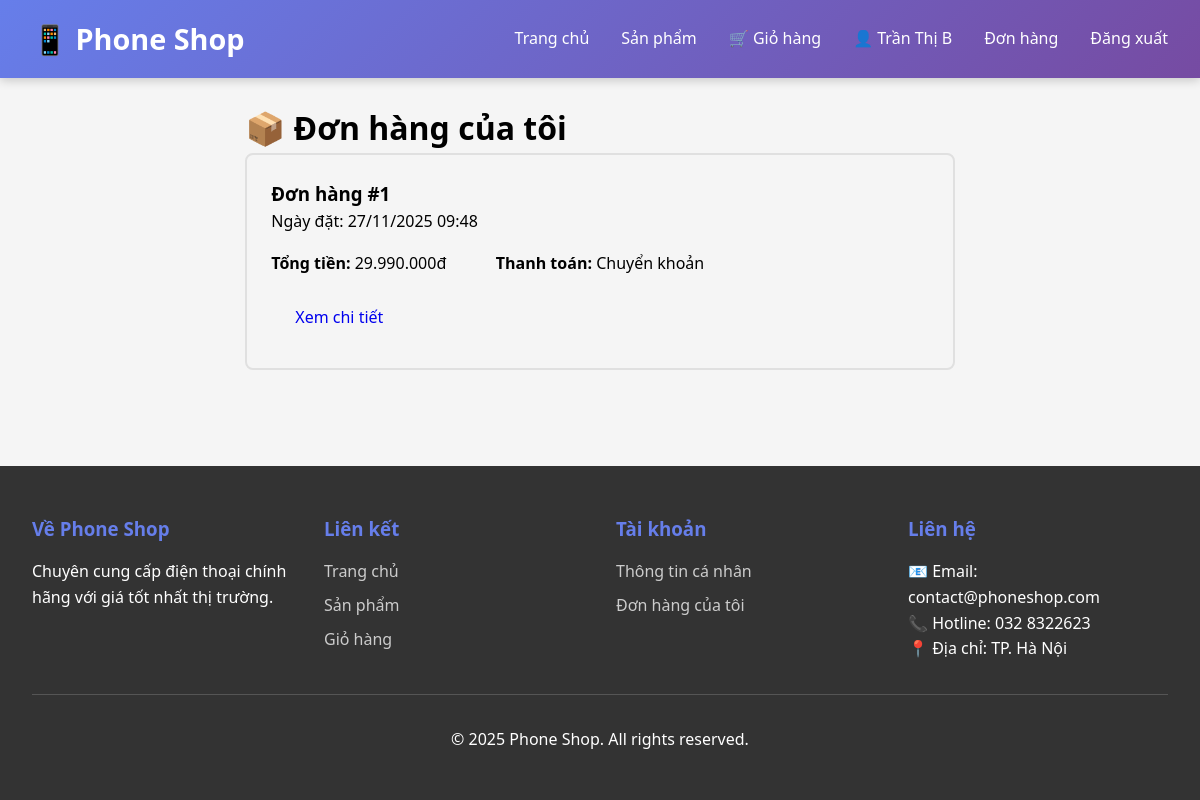
/public/orders (signed in), run on the app's committed database.
### tables this page shows
CREATE TABLE orders (
    id INT AUTO_INCREMENT PRIMARY KEY,
    user_id INT NOT NULL,
    customer_name VARCHAR(100) NOT NULL,
    customer_phone VARCHAR(20) NOT NULL,
    customer_address TEXT NOT NULL,
    total_amount DECIMAL(10, 2) NOT NULL,
    status ENUM('pending', 'processing', 'shipping', 'delivered', 'cancelled') DEFAULT 'pending',
    payment_method VARCHAR(50) DEFAULT 'COD',
    notes TEXT,
    created_at TIMESTAMP DEFAULT CURRENT_TIMESTAMP,
    updated_at TIMESTAMP DEFAULT CURRENT_TIMESTAMP ON UPDATE CURRENT_TIMESTAMP,
    FOREIGN KEY (user_id) REFERENCES users(id) ON DELETE CASCADE,
    INDEX idx_user_id (user_id),
    INDEX idx_status (status),
    INDEX idx_created_at (created_at)
);

### app/Http/Controllers/OrderController.php (called while the page is built, shortened)
<?php
class OrderController
{
    public function myOrders()
    {
        $orderModel = new Order();
        $orders = $orderModel->getUserOrders(getUserId());
        require_once __DIR__ . '/../../../resources/view/orders/index.php';
    }
}

### app/Http/Kernel.php (called while the page is built, shortened)
<?php
class Kernel
{
    protected $routes = [];
    protected $method;
    protected $uri;
    public function __construct()
    {
        $this->routes = require __DIR__ . '/../../routes/web.php';
        $this->method = $_SERVER['REQUEST_METHOD'];
        $this->uri = $this->getUri();
    }
    protected function getUri()
    {
        $uri = $_SERVER['REQUEST_URI'];
        $scriptName = $_SERVER['SCRIPT_NAME'] ?? '/index.php';
        $baseDir = str_replace('\\', '/', dirname($scriptName));
        if ($baseDir !== '/' && $baseDir !== '') {
            if (strpos($uri, $baseDir) === 0) {
                $uri = substr($uri, strlen($baseDir));
            }
        }
        $uri = '/' . trim($uri, '/');
        return $uri;
    }
    public function dispatch()
    {
        $matchedRoute = $this->matchRoute($this->routes[$this->method]);
        list($controllerName, $action) = explode('@', $matchedRoute['handler']);
        $controller = new $controllerClass();
        call_user_func_array([$controller, $action], $matchedRoute['params']);
    }
    protected function matchRoute($routes)
    {
        foreach ($routes as $pattern => $handler) {
            $regex = $this->convertToRegex($pattern);
            if (preg_match($regex, $this->uri, $matches)) {
                array_shift($matches);
                return [
                    'handler' => $handler,
                    'params' => $matches
                ];
            }
        }
        return false;
    }
    protected function convertToRegex($pattern)
    {
        $pattern = preg_replace('/\{([a-zA-Z0-9_]+)\}/', '([^/]+)', $pattern);
        $pattern = str_replace('/', '\/', $pattern);
        return '/^' . $pattern . '$/';
    }
    public function run()
    {
        $this->dispatch();
    }
}

### public/index.php (called while the page is built, shortened)
<?php
require_once __DIR__ . '/../autoload.php';
require_once __DIR__ . '/../app/Http/Kernel.php';
$kernel = new Http\Kernel();
$kernel->run();

### autoload.php (called while the page is built, shortened)
<?php
if (file_exists(__DIR__ . '/config/app.php')) {
    $appConfig = require __DIR__ . '/config/app.php';
}
spl_autoload_register(function ($class) {
    $namespaceMap = [
        'Controllers\\' => __DIR__ . '/app/Http/Controllers/',
        'Models\\' => __DIR__ . '/app/Models/',
        'Middleware\\' => __DIR__ . '/app/Http/Middleware/',
        'Http\\' => __DIR__ . '/app/Http/',
    ];
    foreach ($namespaceMap as $prefix => $baseDir) {
        if (strpos($class, $prefix) === 0) {
            $relativeClass = substr($class, strlen($prefix));
            $file = $baseDir . str_replace('\\', '/', $relativeClass) . '.php';
            if (file_exists($file)) {
                return true;
            }
        }
    }
    return false;
});
function config($key, $default = null)
{
    static $config = [];
    $parts = explode('.', $key);
    $file = $parts[0];
    if (!isset($config[$file])) {
        $configFile = __DIR__ . '/config/' . $file . '.php';
        if (file_exists($configFile)) {
            $config[$file] = require $configFile;
        } else {
            return $default;
        }
    }
    $value = $config[$file];
    for ($i = 1; $i < count($parts); $i++) {
        $value = $value[$parts[$i]];
    }
    return $value;
}

### app/Helper/auth.php (called while the page is built, shortened)
<?php
function getUserId()
{
    return $_SESSION['user_id'] ?? null;
}

### app/Models/Order.php (called while the page is built, shortened)
<?php
class Order extends BaseModel
{
    protected $table = 'orders';
    public function getUserOrders($userId, $orderBy = 'created_at', $order = 'DESC')
    {
        $sql = "SELECT * FROM {$this->table}
                WHERE user_id = ?
                ORDER BY {$orderBy} {$order}";
        return $this->query($sql, [$userId]);
    }
}

### config/database.php (called while the page is built)
<?php
return [
    'host' => 'localhost',
    'port' => 3307,
    'database' => 'phone_shop',
    'username' => 'root',
    'password' => '',
    'charset' => 'utf8mb4',
    'collation' => 'utf8mb4_unicode_ci',
    'options' => [
        PDO::ATTR_ERRMODE => PDO::ERRMODE_EXCEPTION,
        PDO::ATTR_DEFAULT_FETCH_MODE => PDO::FETCH_ASSOC,
        PDO::ATTR_EMULATE_PREPARES => false,
    ]
];

### config/app.php (called while the page is built)
<?php
$protocol = (!empty($_SERVER['HTTPS']) && $_SERVER['HTTPS'] !== 'off') ? 'https' : 'http';
$host = $_SERVER['HTTP_HOST'] ?? 'localhost';
$scriptName = $_SERVER['SCRIPT_NAME'] ?? '';
$baseDir = str_replace('\\', '/', dirname($scriptName));
$autoBaseUrl = $protocol . '://' . $host . $baseDir;
$autoAssetsUrl = $protocol . '://' . $host . str_replace('/public', '/resources', $baseDir);
return [
    'name' => 'Phone Shop',
    'version' => '1.0.0',
    'base_url' => $autoBaseUrl,
    'assets_url' => $autoAssetsUrl,
    'root_path' => dirname(__DIR__),
    'app_path' => dirname(__DIR__) . '/app',
    'public_path' => dirname(__DIR__) . '/public',
    'resources_path' => dirname(__DIR__) . '/resources',
    'upload_path' => dirname(__DIR__) . '/public/uploads',
    'session' => [
        'name' => 'phone_shop_session',
        'lifetime' => 7200,
        'secure' => false,
        'httponly' => true,
        'samesite' => 'Lax'
    ],
    'security' => [
        'password_min_length' => 6,
        'password_hash_algo' => PASSWORD_BCRYPT,
        'password_hash_cost' => 10
    ],
    'upload' => [
        'max_size' => 5242880,
        'allowed_extensions' => ['jpg', 'jpeg', 'png', 'gif', 'webp'],
        'image_path' => 'uploads/images'
    ],
    'pagination' => [
        'per_page' => 12,
        'per_page_admin' => 20
    ],
    'timezone' => 'Asia/Ho_Chi_Minh',
    'debug' => true,
    'mail' => [
        'from_email' => 'noreply@phoneshop.com',
        'from_name' => 'Phone Shop'
    ]
];

### app/Models/BaseModel.php (called while the page is built, shortened)
<?php
class BaseModel
{
    protected static $connection = null;
    public static function getConnection()
    {
        if (self::$connection === null) {
            try {
                $dbConfig = config('database');
                $dsn = sprintf(
                    "mysql:host=%s;port=%s;dbname=%s;charset=%s",
                    $dbConfig['host'],
                    $dbConfig['port'] ?? 3306,
                    $dbConfig['database'],
                    $dbConfig['charset']
                );
                self::$connection = new PDO(
                    $dsn,
                    $dbConfig['username'],
                    $dbConfig['password'],
                    $dbConfig['options']
                );
            } catch (PDOException $e) {
                die("Database connection failed: " . $e->getMessage());
            }
        }
        return self::$connection;
    }
    public function query($sql, $params = [])
    {
        $stmt = $this->getConnection()->prepare($sql);
        $stmt->execute($params);
        return $stmt->fetchAll();
    }
}

### app/Helper/utils.php (called while the page is built, shortened)
<?php
function formatPrice($price, $showCurrency = true)
{
    $formatted = number_format((float) $price, 0, ',', '.');
    return $showCurrency ? $formatted . 'đ' : $formatted;
}
function url($path = '')
{
    $scriptName = $_SERVER['SCRIPT_NAME'] ?? '/index.php';
    $baseDir = str_replace('\\', '/', dirname($scriptName));
    return rtrim($baseDir, '/') . $path;
}

### resources/view/orders/index.php (the view, shortened to what this page needs)
<?php
include __DIR__ . '/../layouts/header-component.php';
?>
<div class="container">
    <h1>📦 Đơn hàng của tôi</h1>
    <?php if (empty($orders)): ?>
        <div class="empty-orders">
            <div style="font-size: 5rem;">📦</div>
            <h2>Chưa có đơn hàng</h2>
            <p>Bạn chưa có đơn hàng nào</p>
            <a href="<?= url('/products') ?>" class="btn btn-primary">Tiếp tục mua sắm</a>
        </div>
    <?php else: ?>
        <div class="orders-list">
            <?php foreach ($orders as $order): ?>
                <div class="order-card">
                    <div class="order-header">
                        <div>
                            <h3>Đơn hàng #<?= $order['id'] ?></h3>
                            <p class="order-date">Ngày đặt: <?= date('d/m/Y H:i', strtotime($order['created_at'])) ?></p>
                        </div>
                        <div>
                            <?php
                            $statusClass = [
                                'pending' => 'badge-warning',
                                'confirmed' => 'badge-info',
                                'shipping' => 'badge-primary',
                                'completed' => 'badge-success',
                                'cancelled' => 'badge-danger'
                            ];
                            ?>
                            <span class="badge <?= $statusClass[$order['status']] ?>">
                            </span>
                        </div>
                    </div>
                    <div class="order-info">
                        <p><strong>Tổng tiền:</strong> <?= formatPrice($order['total_amount']) ?></p>
                        <p><strong>Thanh toán:</strong> <?= $order['payment_method'] === 'cod' ? 'Tiền mặt' : 'Chuyển khoản' ?>
                        </p>
                    </div>
                    <div class="order-actions">
                        <a href="<?= url('/orders/' . $order['id']) ?>" class="btn btn-detail">
                            Xem chi tiết
                        </a>
                    </div>
                </div>
            <?php endforeach; ?>
        </div>
    <?php endif; ?>
</div>
<?php include __DIR__ . '/../layouts/footer-component.php'; ?>

### public/resources/css/main.css (style rules this page uses)
* { margin: 0; padding: 0; box-sizing: border-box; }
html, body { height: 100%; }
body { font-family: "Segoe UI", Tahoma, Geneva, Verdana, sans-serif; line-height: 1.6; background: #f5f5f5; padding-top: 70px; display: flex; flex-direction: column; min-height: 100vh; }
.container { max-width: 1200px; margin: 0 auto; padding: 2rem; flex: 1; }
.btn { padding: 0.8rem 1.5rem; border: none; border-radius: 6px; cursor: pointer; font-weight: 500; text-decoration: none; display: inline-block; transition: all 0.3s; text-align: center; }

### public/resources/css/orders.css (style rules this page uses)
.order-card { border: 2px solid #e0e0e0; border-radius: 8px; padding: 1.5rem; margin-bottom: 1rem; transition: all 0.3s; }
.order-header { display: flex; justify-content: space-between; align-items: center; margin-bottom: 1rem; }
.badge { display: inline-block; padding: 0.4rem 0.9rem; border-radius: 12px; font-size: 0.85rem; font-weight: 600; }
.order-info { display: grid; grid-template-columns: repeat(3, 1fr); gap: 1rem; margin-bottom: 1rem; }

### data on the page
orders: id "1", created_at "27/11/2025 09:48", total_amount "29.990.000đ", payment_method "Chuyển khoản"

### other printed values
getUserName() "Trần Thị B"
